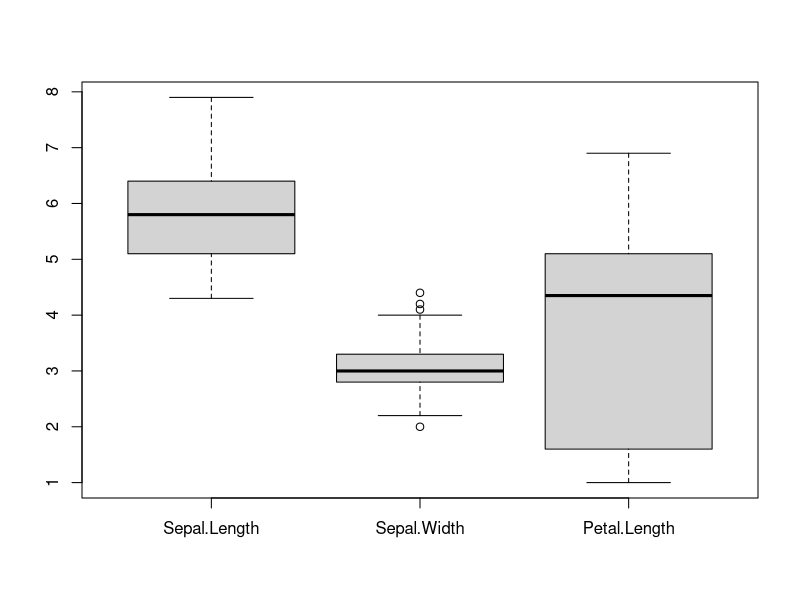
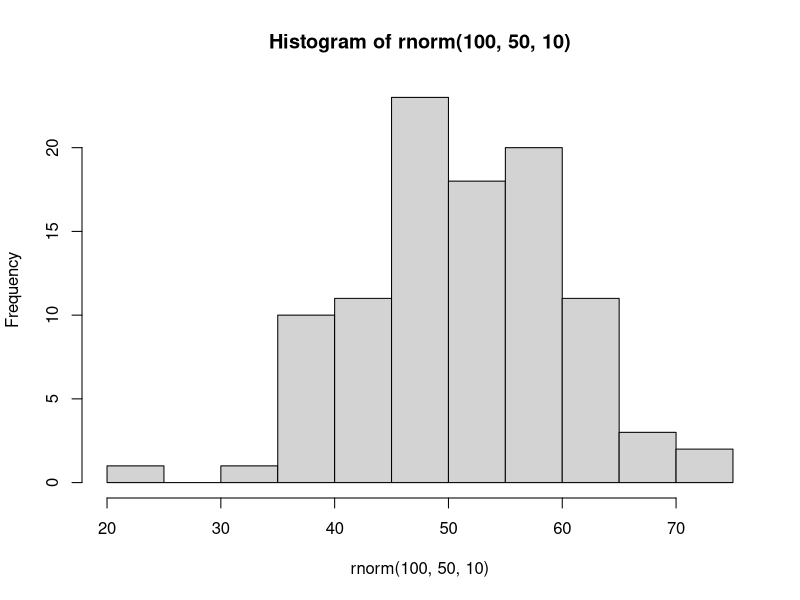
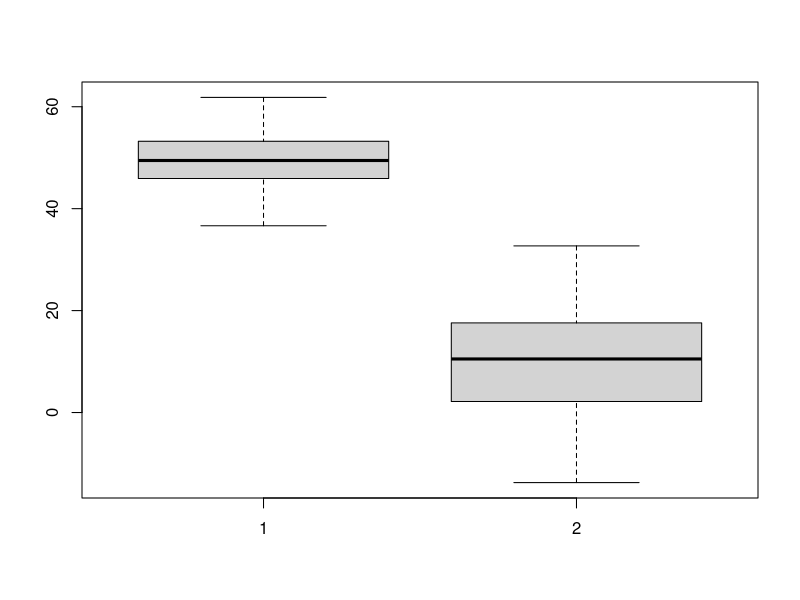

Reproduce these figures in R, in order.
# str(iris)

boxplot(iris[,1:3])

# 最頻値
x <- c("Alice", "Bob", "Chris", "Alice", "Alice", "Chris")
names(which.max(table(x)))


# 問題1-2
x <- c(2, 5, 11, 7, 9)
mean(x) #算術平均
prod(x)^(1/length(x)) #幾何平均
1/mean(1/x) #調和平均
var(x) #不偏分散
sd(x) #不偏分散の平方根

# 問題1-3
x <- c(34, 56, 32, 15, 49)
sum(abs(x-mean(x)))/length(x) #平均偏差
sqrt(var(x)*(length(x)-1)/length(x)) #標準偏差

# 問題1-4
x <- c(65, 59, 62)
y <- c(500, 750, 690)
sum(x * y) / sum(y)

# 問題1-5
height <- c(171.8, 167.2, 180.9)
weight <- c(74.4, 56.3, 93.2)
weight/(height/100)^2

# 問題1-6
x <- c(3, 4, 8, 11, 7)
sd(x) #不偏分散の平方根
sqrt(sum((x-mean(x))^2)/length(x)) #標準偏差

# 問題1-8
hist(rnorm(100, 50, 10))

# 問題1-9
boxplot(rnorm(100, 50, 5), rnorm(100, 10, 10))

# 問題1-10
x <- rnorm(5, 170, 10)
y <- c(x, 500)
mean(y)
median(y)

# 問題1-11
mad(x)
mad(y)
sd(x)
sd(y)